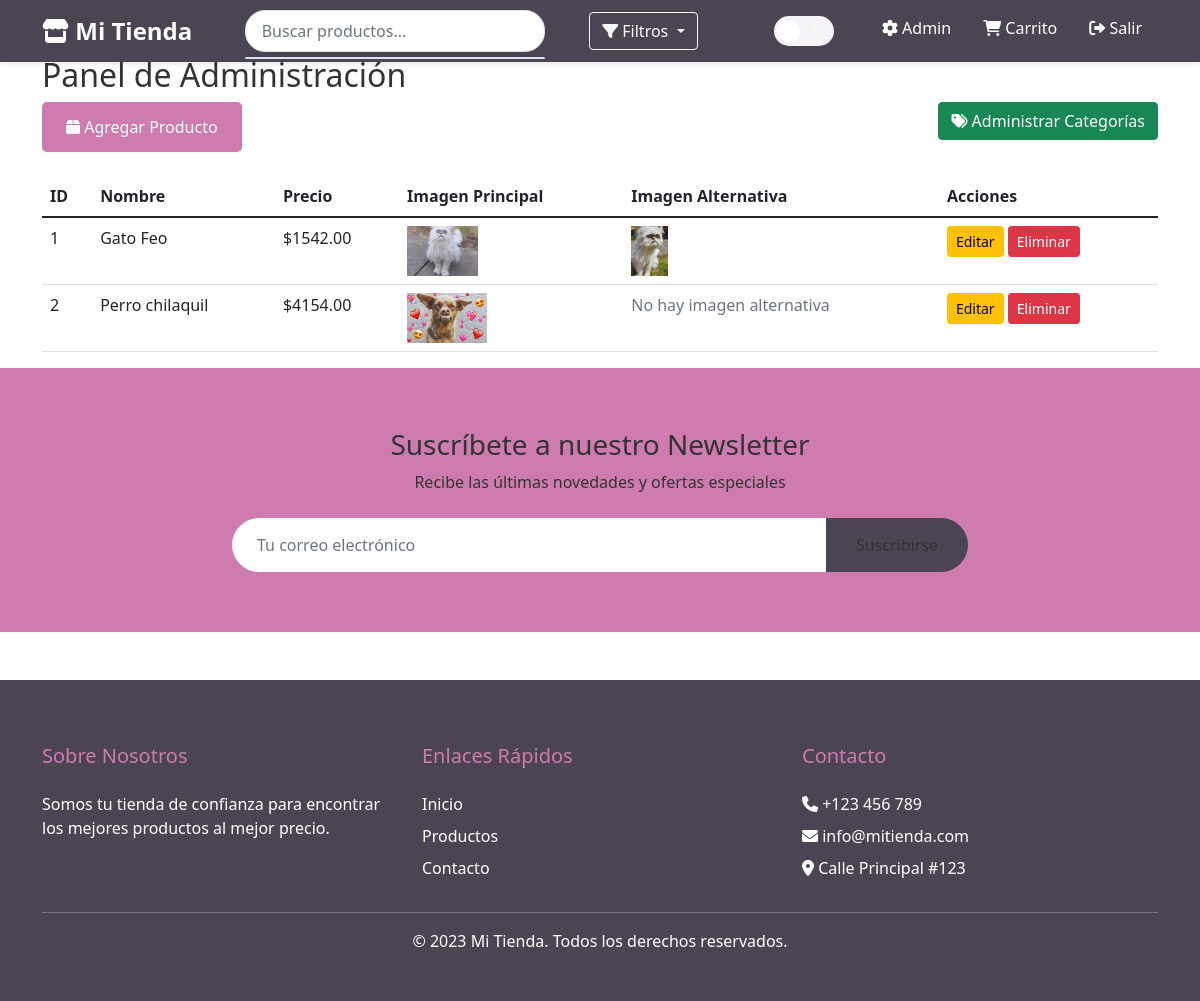
The page /admin (signed in) on the database its author committed.
### models.py (models this page shows)
class Product(db.Model):
    __tablename__ = 'product'
    id = db.Column(db.Integer, primary_key=True)
    name = db.Column(db.String(100), nullable=False)
    price = db.Column(db.Float, nullable=False)
    description = db.Column(db.Text)
    specifications = db.Column(db.Text, nullable=True)  # Nueva columna
    additional_images = db.Column(db.Text, nullable=True)  # Nueva columna
    image = db.Column(db.String(255))
    image_hover = db.Column(db.String(255))
    cart_items = db.relationship('Cart', backref='product', lazy=True)

### app.py (the view)
@app.route('/admin')
def admin():
    if not session.get('is_admin'):
        return redirect(url_for('login'))
    products = Product.query.all()
    return render_template('admin.html', products=products)

### templates/admin.html
{% extends 'base.html' %}
{% block content %}
<div class="container">
    <h2>Panel de Administración</h2>
    <div class="row mb-4">
        <div class="col-md-6">
            <a href="{{ url_for('add_product') }}" class="btn btn-primary">
                <i class="fas fa-box"></i> Agregar Producto
            </a>
        </div>
        <div class="col-md-6 text-end">
            <a href="{{ url_for('admin_categories') }}" class="btn btn-success">
                <i class="fas fa-tags"></i> Administrar Categorías
            </a>
        </div>
    </div>
    <table class="table">
        <thead>
            <tr>
                <th>ID</th>
                <th>Nombre</th>
                <th>Precio</th>
                <th>Imagen Principal</th>
                <th>Imagen Alternativa</th>
                <th>Acciones</th>
            </tr>
        </thead>
        <tbody>
            {% for product in products %}
            <tr>
                <td>{{ product.id }}</td>
                <td>{{ product.name }}</td>
                <td>${{ "%.2f"|format(product.price) }}</td>
                <td><img src="{{ url_for('static', filename='uploads/' + product.image) }}" height="50"></td>
                <td>
                    {% if product.image_hover %}
                        <img src="{{ url_for('static', filename='uploads/' + product.image_hover) }}" height="50">
                    {% else %}
                        <span class="text-muted">No hay imagen alternativa</span>
                    {% endif %}
                </td>
                <td>
                    <a href="{{ url_for('edit_product', id=product.id) }}" class="btn btn-sm btn-warning">Editar</a>
                    <form action="{{ url_for('delete_product', id=product.id) }}" method="POST" style="display: inline;">
                        <button type="submit" class="btn btn-sm btn-danger" onclick="return confirm('¿Estás seguro de eliminar este producto?')">Eliminar</button>
                    </form>
                </td>
            </tr>
            {% endfor %}
        </tbody>
    </table>
</div>
{% endblock %}

### static/style.css (style rules this page uses)
:root { --primary-color: #ce7bb0; --secondary-color: #a267ac; --accent-color: #6867ac; --dark-color: #4b4453; --light-color: #f6f4f9; --text-color: #333333; --bg-color: #ffffff; --navbar-bg: #4b4453; --card-bg: #ffffff; --border-color: #dee2e6; --navbar-text: #ffffff; }
body { padding-top: 56px; font-family: 'Segoe UI', Tahoma, Geneva, Verdana, sans-serif; background-color: var(--bg-color); color: var(--text-color); transition: all 0.3s ease; }
.btn-primary { background-color: var(--primary-color); border: none; padding: 0.8rem 1.5rem; border-radius: 5px; font-weight: 500; transition: all 0.3s; }

### rows shown on the page
Product: id "1", name "Gato Feo", price "1542.00", image (picture), image_hover (picture)
Product: id "2", name "Perro chilaquil", price "4154.00", image (picture), shows "No hay imagen alternativa"
